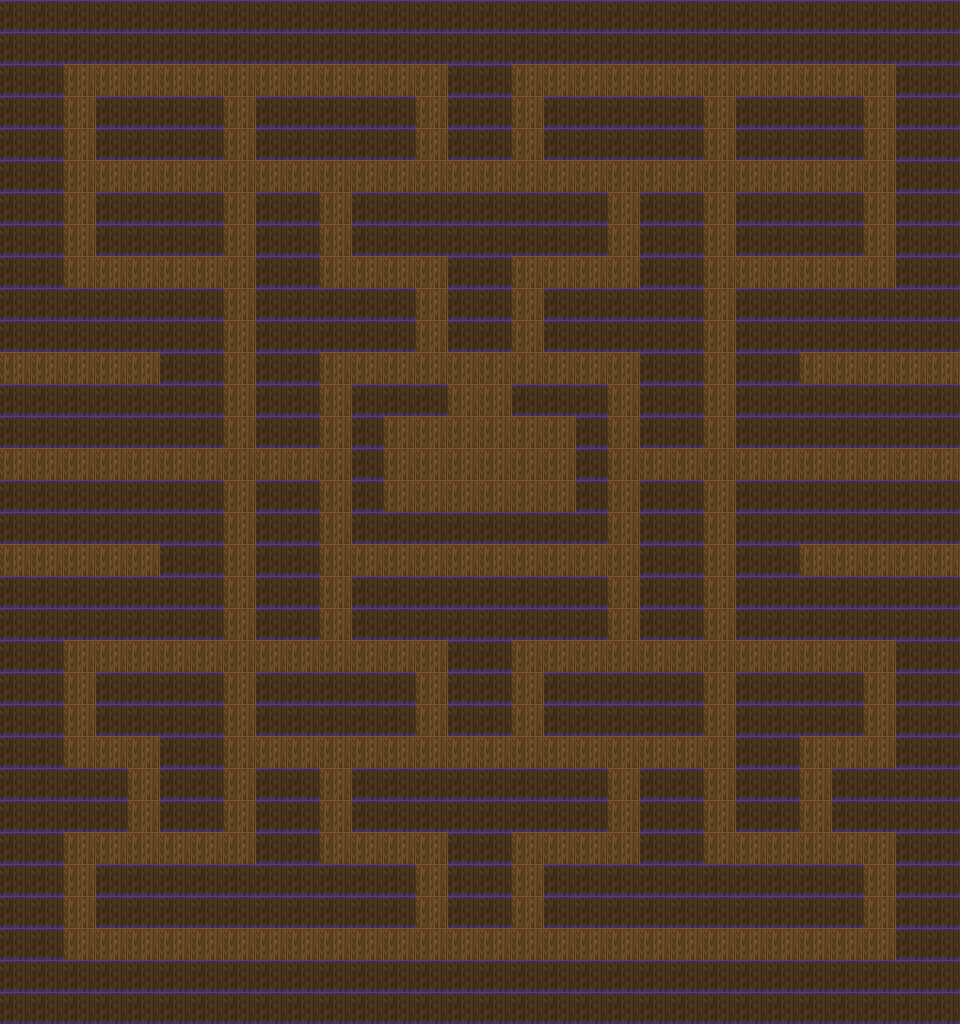

This game map was drawn from its Tiled (.tmx) file and the tilesets committed beside it. A one-line description and the trimmed map source follow:
An orthogonal 30x32 tile map with 32x32 px tiles, 3 tile layers (floor, wall, ceil) and 244 objects (236x Small, 4x Big, RED, PINK, BLUE, ...).

<map version="1.0" orientation="orthogonal" renderorder="right-down" width="30" height="32" tilewidth="32" tileheight="32" nextobjectid="747">
 <properties>
  <property name="has_fc" value="0" />
  <property name="nbSprites" value="10" />
  <property name="startDirX" value="1" />
  <property name="startDirY" value="0" />
  <property name="startX" value="15" />
  <property name="startY" value="23" />
 </properties>
 <tileset firstgid="1" name="tileset-32" tilewidth="32" tileheight="32">
  <image source="textures/tileset-32.png" trans="ff00ff" width="128" height="32" />
 </tileset>
 <layer name="floor" width="30" height="32">
  <data>[960 cells, 960 non-empty, 1 distinct tile ids]</data>
 </layer>
 <layer name="wall" width="30" height="32">
  <data>[960 cells, 960 non-empty, 2 distinct tile ids]</data>
 </layer>
 <layer name="ceil" width="30" height="32" opacity="0.7">
  <data>[960 cells, 960 non-empty, 1 distinct tile ids]</data>
 </layer>
 <objectgroup name="obj">
  <object id="4" name="Big" x="64" y="128" width="32" height="32">
   <properties>
    <property name="text" value="8" />
    <property name="type" value="1" />
   </properties>
  </object>
  <object id="5" name="Big" x="864" y="736" width="32" height="32">
   <properties>
    <property name="text" value="8" />
    <property name="type" value="1" />
   </properties>
  </object>
  <object id="6" name="Big" x="64" y="736" width="32" height="32">
   <properties>
    <property name="text" value="8" />
    <property name="type" value="1" />
   </properties>
  </object>
  <object id="7" name="Big" x="864" y="128" width="32" height="32">
   <properties>
    <property name="text" value="8" />
    <property name="type" value="1" />
   </properties>
  </object>
  <object id="8" name="Small" x="64" y="64" width="32" height="32">
   <properties>
    <property name="text" value="9" />
    <property name="type" value="1" />
   </properties>
  </object>
  <object id="9" name="Small" x="128" y="64" width="32" height="32">
   <properties>
    <property name="text" value="9" />
    <property name="type" value="1" />
   </properties>
  </object>
  <object id="10" name="Small" x="256" y="64" width="32" height="32">
   <properties>
    <property name="text" value="9" />
    <property name="type" value="1" />
   </properties>
  </object>
  <object id="11" name="Small" x="96" y="64" width="32" height="32">
   <properties>
    <property name="text" value="9" />
    <property name="type" value="1" />
   </properties>
  </object>
  <object id="12" name="Small" x="160" y="64" width="32" height="32">
   <properties>
    <property name="text" value="9" />
    <property name="type" value="1" />
   </properties>
  </object>
  <object id="13" name="Small" x="192" y="64" width="32" height="32">
   <properties>
    <property name="text" value="9" />
    <property name="type" value="1" />
   </properties>
  </object>
  <object id="14" name="Small" x="224" y="64" width="32" height="32">
   <properties>
    <property name="text" value="9" />
    <property name="type" value="1" />
   </properties>
  </object>
  <object id="22" name="Small" x="288" y="64" width="32" height="32">
   <properties>
    <property name="text" value="9" />
    <property name="type" value="1" />
   </properties>
  </object>
  <object id="23" name="Small" x="320" y="64" width="32" height="32">
   <properties>
    <property name="text" value="9" />
    <property name="type" value="1" />
   </properties>
  </object>
  <object id="25" name="Small" x="352" y="64" width="32" height="32">
   <properties>
    <property name="text" value="9" />
    <property name="type" value="1" />
   </properties>
  </object>
  <object id="26" name="Small" x="384" y="64" width="32" height="32">
   <properties>
    <property name="text" value="9" />
    <property name="type" value="1" />
   </properties>
  </object>
  <object id="27" name="Small" x="416" y="64" width="32" height="32">
   <properties>
    <property name="text" value="9" />
    <property name="type" value="1" />
   </properties>
  </object>
  <object id="29" name="Small" x="512" y="64" width="32" height="32">
   <properties>
    <property name="text" value="9" />
    <property name="type" value="1" />
   </properties>
  </object>
  <object id="30" name="Small" x="544" y="64" width="32" height="32">
   <properties>
    <property name="text" value="9" />
    <property name="type" value="1" />
   </properties>
  </object>
  <object id="31" name="Small" x="672" y="64" width="32" height="32">
   <properties>
    <property name="text" value="9" />
    <property name="type" value="1" />
   </properties>
  </object>
  <object id="32" name="Small" x="576" y="64" width="32" height="32">
   <properties>
    <property name="text" value="9" />
    <property name="type" value="1" />
   </properties>
  </object>
  <object id="33" name="Small" x="608" y="64" width="32" height="32">
   <properties>
    <property name="text" value="9" />
    <property name="type" value="1" />
   </properties>
  </object>
  <object id="34" name="Small" x="640" y="64" width="32" height="32">
   <properties>
    <property name="text" value="9" />
    <property name="type" value="1" />
   </properties>
  </object>
  <object id="35" name="Small" x="864" y="64" width="32" height="32">
   <properties>
    <property name="text" value="9" />
    <property name="type" value="1" />
   </properties>
  </object>
  <object id="36" name="Small" x="800" y="64" width="32" height="32">
   <properties>
    <property name="text" value="9" />
    <property name="type" value="1" />
   </properties>
  </object>
  <object id="37" name="Small" x="704" y="64" width="32" height="32">
   <properties>
    <property name="text" value="9" />
    <property name="type" value="1" />
   </properties>
  </object>
  <object id="38" name="Small" x="736" y="64" width="32" height="32">
   <properties>
    <property name="text" value="9" />
    <property name="type" value="1" />
   </properties>
  </object>
  <object id="39" name="Small" x="768" y="64" width="32" height="32">
   <properties>
    <property name="text" value="9" />
    <property name="type" value="1" />
   </properties>
  </object>
  <object id="40" name="Small" x="832" y="64" width="32" height="32">
   <properties>
    <property name="text" value="9" />
    <property name="type" value="1" />
   </properties>
  </object>
  <object id="41" name="Small" x="863.995" y="928.034" width="32" height="32">
   <properties>
    <property name="text" value="9" />
    <property name="type" value="1" />
   </properties>
  </object>
  <object id="42" name="Small" x="192.063" y="928.045" width="32" height="32">
   <properties>
    <property name="text" value="9" />
    <property name="type" value="1" />
   </properties>
  </object>
  <object id="43" name="Small" x="352.062" y="928.045" width="32" height="32">
   <properties>
    <property name="text" value="9" />
    <property name="type" value="1" />
   </properties>
  </object>
  <object id="44" name="Small" x="831.995" y="928.034" width="32" height="32">
   <properties>
    <property name="text" value="9" />
    <property name="type" value="1" />
   </properties>
  </object>
  </objectgroup>
</map>
<!-- 212 of 244 objects omitted -->
